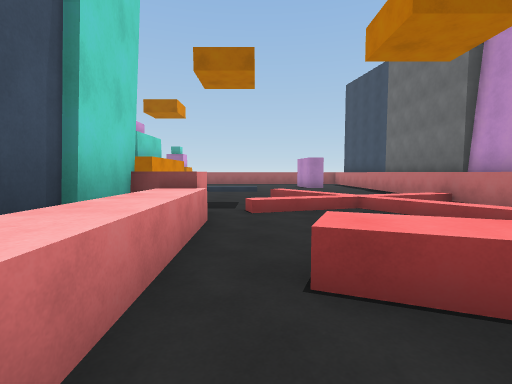
[1] (above)

23 first-person views from a walk through a 3-D level made in the Unity game engine. The camera is 1.5 m above the floor, tilts 4° down and sees 85° across. The floor is counted in squares, 2 m on a side. Each view is taken from the middle of a square. On the plan, view 1 faces up. The plan holds only what a view shows up to about 10 squares ahead; the rest is blank. The place goes on beyond the plan. The player character is not drawn.

[2]
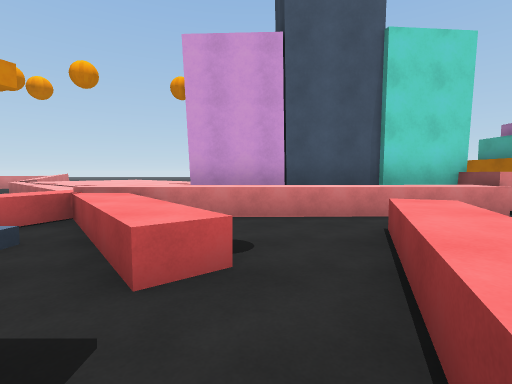

[3]
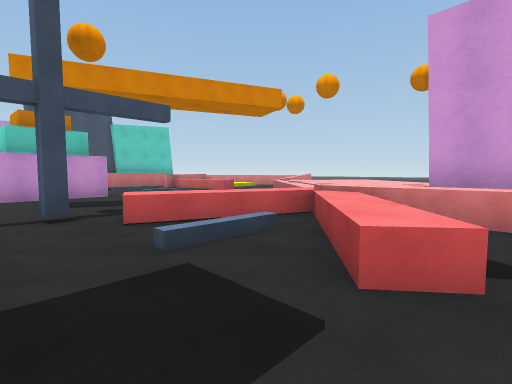

[4]
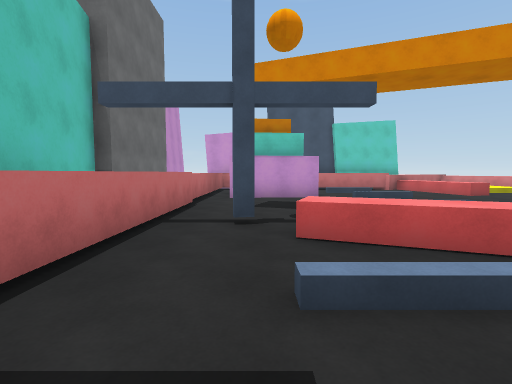

[5]
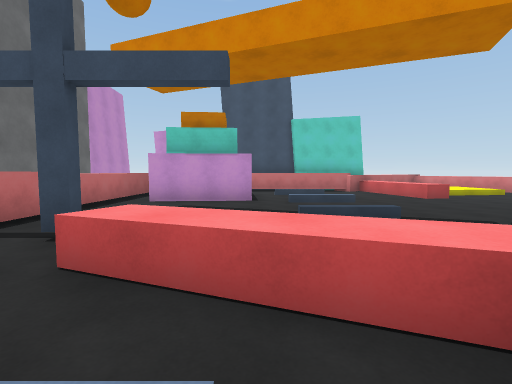

[6]
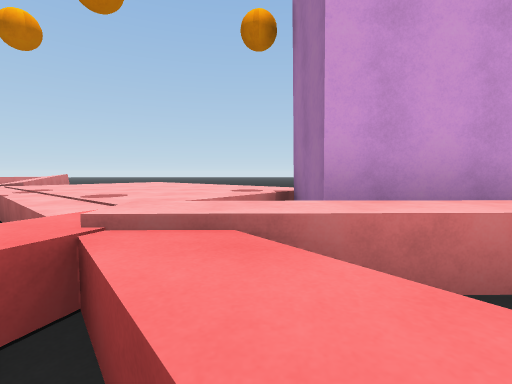

[7]
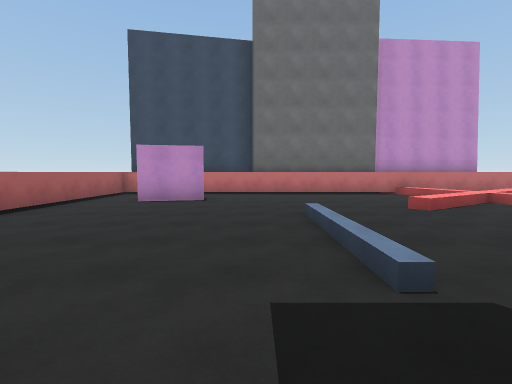

[8]
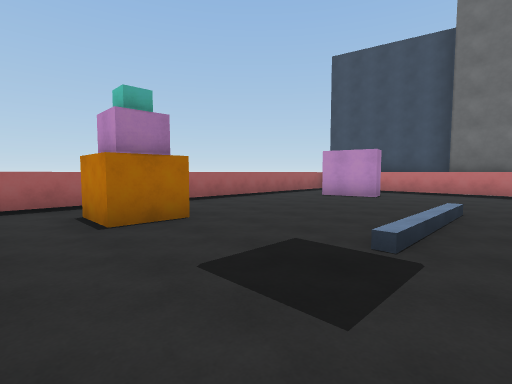

[9]
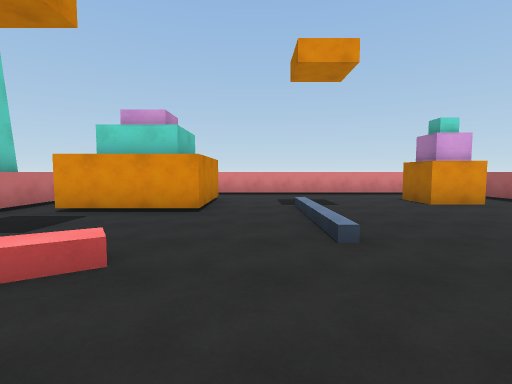

[10]
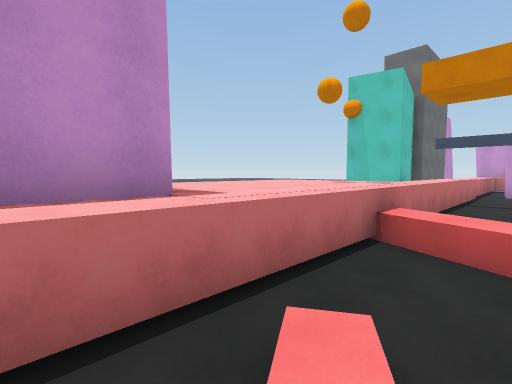

[11]
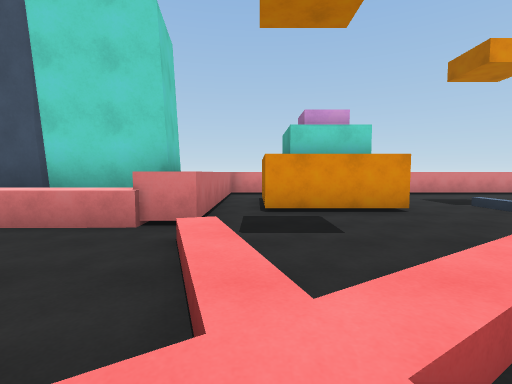

[12]
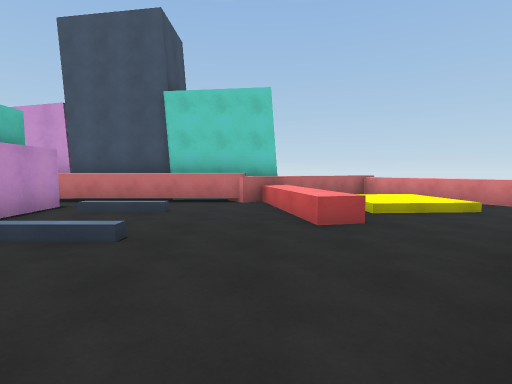

[13]
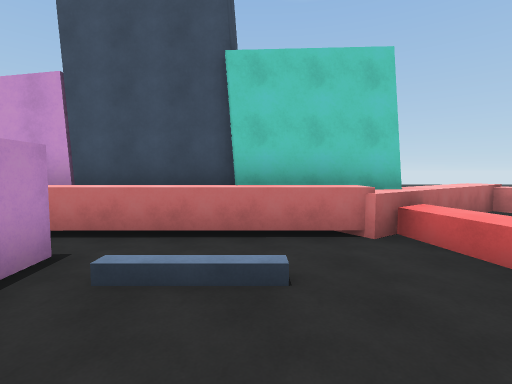

[14]
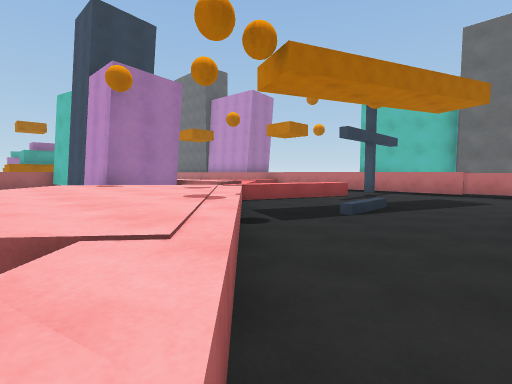

[15]
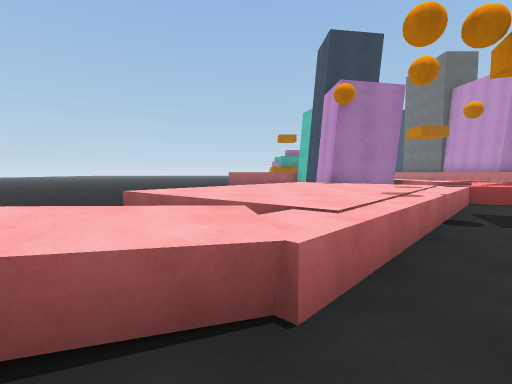

[16]
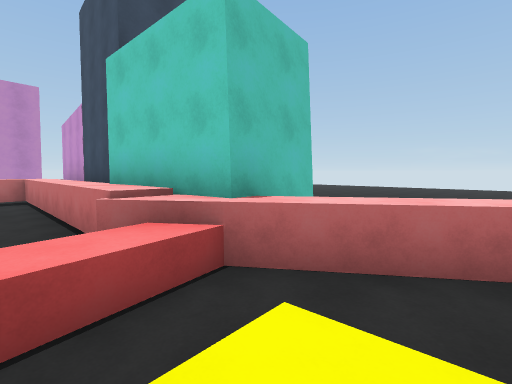

[17]
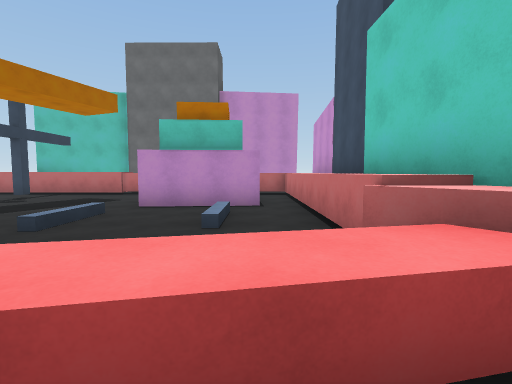

[18]
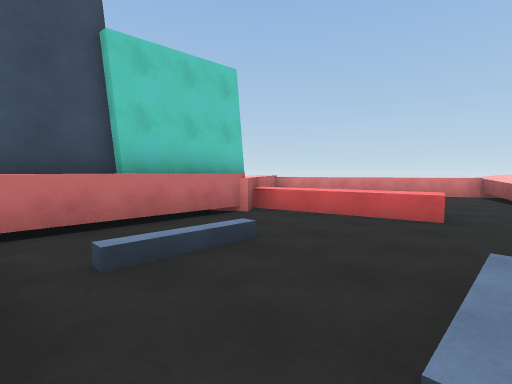

[19]
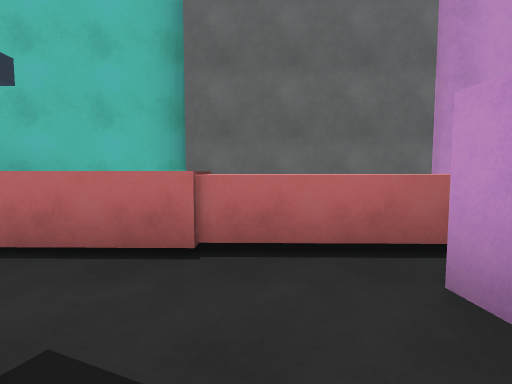

[20]
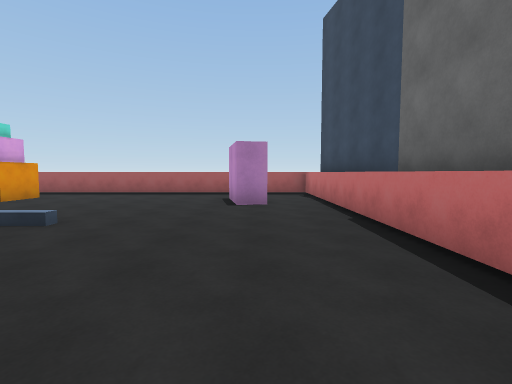

[21]
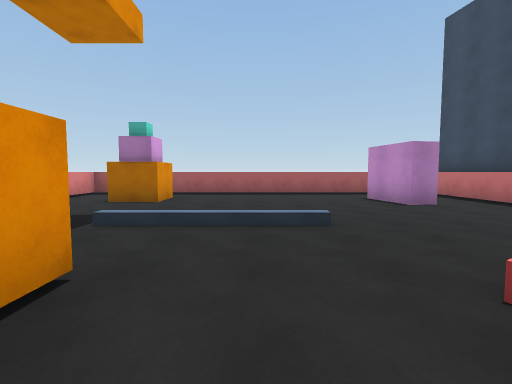

[22]
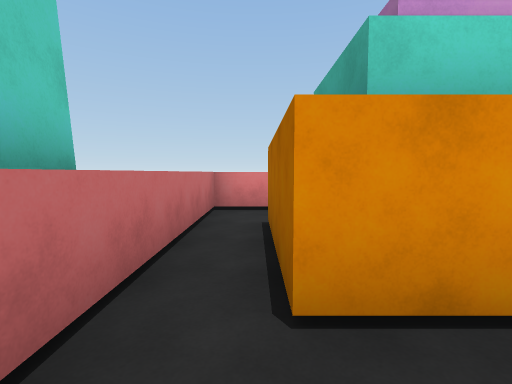

[23]
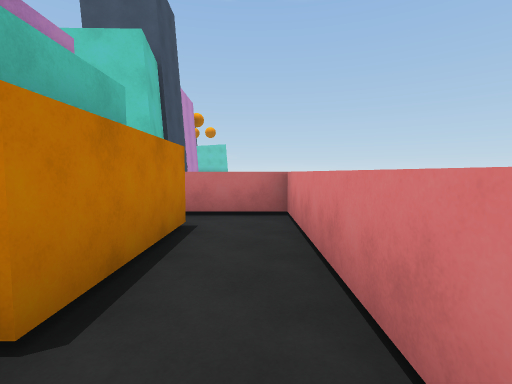

### Floor plan
Key: @ floor where view 1 was taken; # wall or solid block; . main floor; : floor 0.25 m higher than the main floor; / step, stairs or slope; = window, fence, low wall or low ledge; ^ raised ledge; B orange block.
Columns run from 10 left of view 1 to 7 right of it. Each row starts with its distance up from view 1.
 17    ^^^^^^^^^^^^^
 16    ^...........#
 15    ^..B......#.^#
 14    ^..B......#.^#
 13    ^...........^#
 12    ^...........^#
 11    ^...////....^#
 10    ^...........^#
  9    ^.###.../...^#
  8    ^.###.../...^#
  7    ^.###...././^#
  6    ^.......///.^#
  5    ^^^^^^^/../.^#
  4      ^###^.. //^#
  3       ###^.. ..^^^
  2       ###^.^^..^^^
  1       ###^..^^^^^^
  0       ###^@....^^^
 -1      ^^##^.^^..^^^
 -2     .^^^.^^....^^^
 -3 ..  ^^^^^^^....^.#
 -4 .. ^^^^^^.^^^..^##
 -5   ^^^^^^....=..^#
 -6   .^^^^........^#
 -7     ^^.........^##
 -8    ^^..........^#
 -9  ^^^.....//....^#
-10 ^^....^.....##.^#
-11 ^..///^.....###^#
-12  ^./:/^.....#  ^#
-13  ^./:/^^^^^^^^^^#
-14   ^...^##########
-15   ^..^^#
-16    ^^. #

Positions as (right, up) in squares from view 1, and headings:
1: (0, 0), facing up
2: (4, 0), facing left
3: (4, 0), facing down-left
4: (3, -1), facing down
5: (1, -2), facing down
6: (1, -2), facing left
7: (-5, 12), facing right
8: (-6, 10), facing up-right
9: (3, 10), facing left
10: (3, 5), facing down-right
11: (3, 6), facing left
12: (-3, -6), facing down
13: (-1, -9), facing down
14: (-6, -9), facing up-right
15: (-6, -10), facing up
16: (-6, -12), facing down-right
17: (-5, -12), facing right
18: (1, -9), facing down-left
19: (2, -8), facing right
20: (3, 7), facing up
21: (-1, 7), facing up
22: (-1, 6), facing left
23: (-6, 10), facing down
